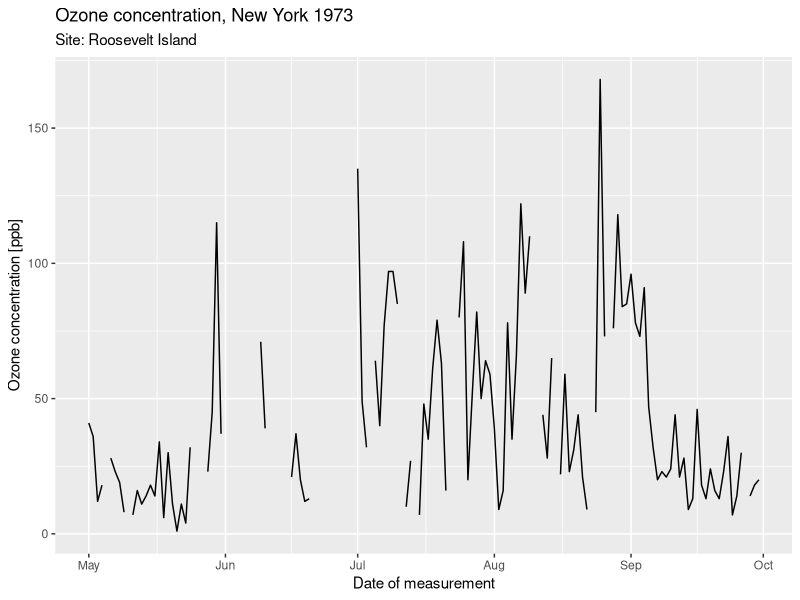
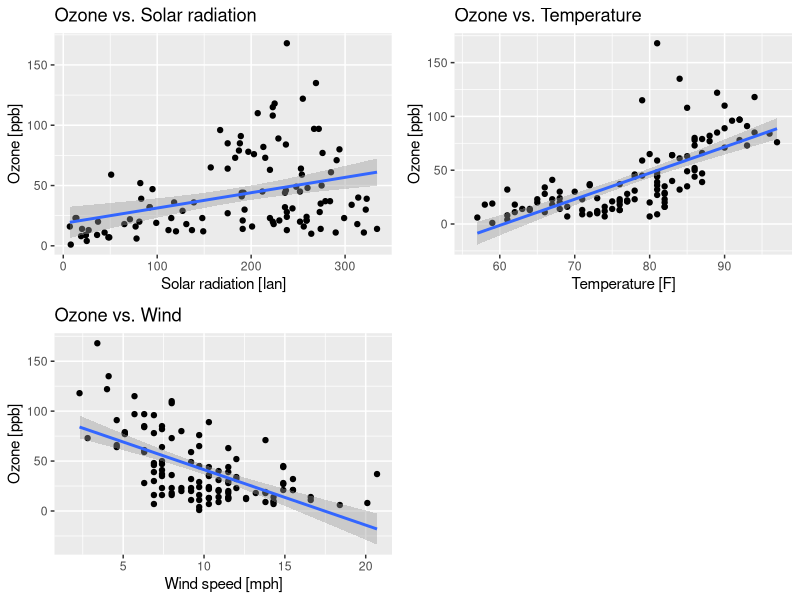

The R source for these figures, in order:
## ---- chunk 1
library(ggplot2)
library(readr)
library(lubridate)
library(dplyr)
library(tidyverse)

airquality <- datasets::airquality

#add a column with the measurement date
airquality <- airquality |> dplyr::mutate(
   measurement_date = ymd(paste(1973, Month, Day)))

#plot ozone concentration over time
ggplot(data = airquality, aes(x = measurement_date, y = Ozone)) +
  geom_line() +
  labs(title = "Ozone concentration, New York 1973", 
       subtitle = "Site: Roosevelt Island",
       x = "Date of measurement",
       y = "Ozone concentration [ppb]")

## ---- chunk 2

#remove rows that contain NA
airquality_clean <- airquality |> drop_na()

#calculate mean, max and min
mean_oz <- airquality_clean[,1] |> mean()
min_oz <- min(airquality_clean[,1])
max_oz <- max(airquality_clean[,1])

#create a data frame with the results
df_ozone <- data.frame(
  mean_ozone = mean_oz,
  min_ozone = min_oz,
  max_ozone = max_oz
)

#display restults
knitr::kable(df_ozone)

## ---- chunk 3
#search for correlation between ozone and other variables
pearson_solar <- cor(airquality_clean$Ozone, airquality_clean$Solar.R)
pearson_wind <- cor(airquality_clean$Ozone, airquality_clean$Wind)
pearson_temp <- cor(airquality_clean$Ozone, airquality_clean$Temp)


#create a data frame with the results
df_cors <- data.frame(
  r_oz_solar = pearson_solar,
  r_oz_wind = pearson_wind,
  r_oz_temp = pearson_temp
)

#display restults
knitr::kable(df_cors)

## ---- chunk 4

#plot ozone against solar radiation
oz_sol <- ggplot(data = airquality, aes(x = Solar.R, y = Ozone)) +
  geom_point() +
  geom_smooth(method = "lm") +
  labs(title = "Ozone vs. Solar radiation",
       x = "Solar radiation [lan]",
       y = "Ozone [ppb]")

#plot ozone vs. temperature
oz_temp <- ggplot(data = airquality, aes(x = Temp, y = Ozone)) +
  geom_point() +
  geom_smooth(method = "lm") +
  labs(title = "Ozone vs. Temperature", 
       x = "Temperature [F]",
       y = "Ozone [ppb]")

#plot ozone vs. wind
oz_wind <- ggplot(data = airquality, aes(x = Wind, y = Ozone)) +
  geom_point() +
  geom_smooth(method = "lm") +
  labs(title = "Ozone vs. Wind",
       x = "Wind speed [mph]",
       y = "Ozone [ppb]")

#combine all plots and display them together
cowplot::plot_grid(oz_sol, oz_temp, oz_wind)

